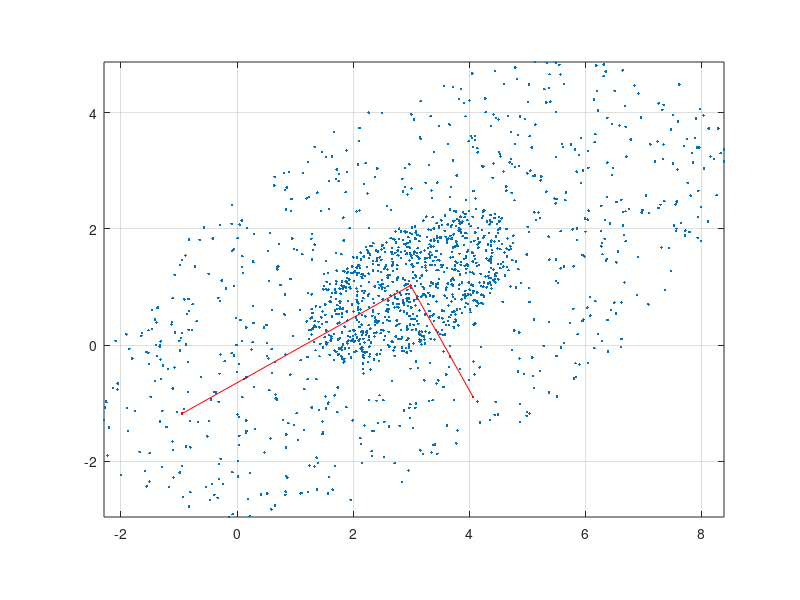

Write the MATLAB code that produced this figure.
% Generate simple elliptic distribution
function EllipseMaxLikelihood()
    CovarMatrixEstimation();
    %SimpleEstimation();    
end


function CovarMatrixEstimation()
    nPoints = 1000;     
    x0 = [3; 1];
    scaling = [2, 1];
    rotAngle = 30;
    x1 = GenEllipticRand(nPoints, x0, scaling, rotAngle);
    x2 = GenEllipticRand(nPoints, x0, 3 * scaling, rotAngle);
    x = [x1, x2];
    
    figure(1);
    plot(x(1, :), x(2, :), '.');

    mCov = cov(x');
    [v, d] = eig(mCov);
    center = mean(x, 2);
    ell = 2 * v * sqrt(d);
    
    grid on; hold on;
    plot(center(1), center(2), '.r');
    plot(ell(1, :) + center(1), ell(2, :) + center(2), '.r');
    plot([center(1), ell(1, 1) + center(1)], [center(2), ell(2, 1) + center(2)], 'r');
    plot([center(1), ell(1, 2) + center(1)], [center(2), ell(2, 2) + center(2)], 'r');
    
    axis image;
    hold off;
end

function x = GenEllipticRand(nPoints, x0, scaling, rotAngle)
    mCorr = diag(scaling);
	mCorr = RorMat2D(rotAngle) * mCorr;

    x = 2 * (rand(2, nPoints) - 0.5);
    bInSircle = sum(x.*x, 1) < 1^2;
    x = x(:, bInSircle);
    x = mCorr * x + repmat(x0, 1, size(x, 2));
end

function SimpleEstimation()
    figure(1)
    x0 = [3; 1];
    mCorr = [3, 1; ...
             -1, 1];

    nPoints = 1000;     
    x = rand(2, nPoints) - 0.5;
    bInSircle = sum(x.*x, 1) < 0.5^2;
    x = x(:, bInSircle);
    x = mCorr * x + repmat(x0, 1, size(x, 2));
    x = [x, 10 * rand(2, 100)];
    
    figure(1);
    plot(x(1, :), x(2, :), '.');

    mCov = cov(x');
    [v, d] = eig(mCov);
    center = mean(x, 2);
    ell = 2 * v * sqrt(d);
    
    grid on;
    hold on;
    plot(center(1), center(2), '.r');
    plot(ell(1, :) + center(1), ell(2, :) + center(2), '.r');
    plot([center(1), ell(1, 1) + center(1)], [center(2), ell(2, 1) + center(2)], 'r');
    plot([center(1), ell(1, 2) + center(1)], [center(2), ell(2, 2) + center(2)], 'r');
    
    
    axis image;
    hold off;
end

function R = RorMat2D(x)
    %2D Rotation matrix counter-clockwise.
    %R=R2d(deg)
    %Input is in degrees.
    R= [cosd(x),-sind(x); sind(x),cosd(x)]; 
end
